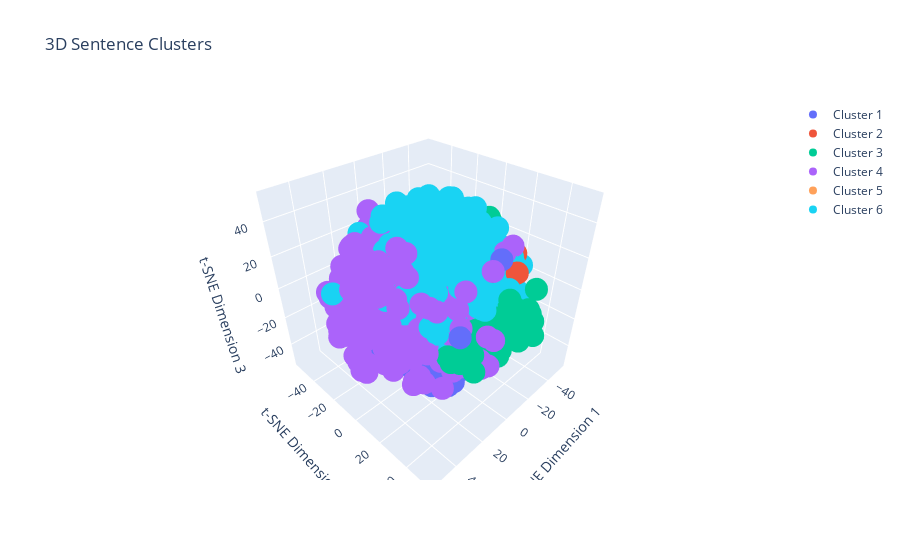

The notebook cell saved with this chart:
### Code cell
import plotly.graph_objects as go

# Perform t-SNE dimensionality reduction for 3D visualization
perplexity_value = min(30, len(sentence_vectors) - 1)
tsne_3d = TSNE(n_components=3,perplexity=perplexity_value, random_state=0)
reduced_vectors_3d = tsne_3d.fit_transform(sentence_vectors)

# 3D Scatter plot using Plotly
fig = go.Figure()

for i in range(num_clusters):
    indices = labels == i
    fig.add_trace(go.Scatter3d(
        x=reduced_vectors_3d[indices, 0],
        y=reduced_vectors_3d[indices, 1],
        z=reduced_vectors_3d[indices, 2],
        mode='markers',
        name=f'Cluster {i+1}'
    ))

fig.update_layout(title='3D Sentence Clusters',
                  scene=dict(xaxis_title='t-SNE Dimension 1',
                             yaxis_title='t-SNE Dimension 2',
                             zaxis_title='t-SNE Dimension 3'))

# Use Plotly IO to show the figure
